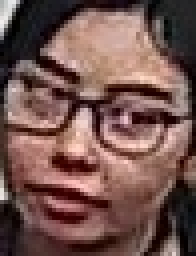
#> input picture d_base/person_folder1/high_camera/Arum/face_1761015218346_f200_d0_c0.780.jpg, 49 x 64 px (shown 4 times larger)
$ python -i frame_utils.py   (imports and definitions only)   (older library calls are emulated)
#> lines starting #> are read from the running program, lines starting #| are printed output that depends on the picture
"""
streaming/frame_utils.py

Enhanced FrameUtils with comprehensive configuration support
"""
import cv2
import numpy as np
from typing import Tuple, Optional, Dict, List, Any, Union
import time
from dataclasses import dataclass
from enum import Enum

class ColorSpace(Enum):
    BGR = 'bgr'
    RGB = 'rgb'
    GRAY = 'gray'
    HSV = 'hsv'
    LAB = 'lab'

class ContrastMethod(Enum):
    CLAHE = 'clahe'
    HISTOGRAM = 'histogram'
    NONE = 'none'

@dataclass
class FrameStats:
    """Dataclass for frame statistics"""
    valid: bool
    dimensions: Tuple[int, int]
    channels: int
    dtype: str
    mean_brightness: float
    std_brightness: float
    min_value: float
    max_value: float
    color_balance: Optional[Dict[str, float]]
    timestamp: float

    # [15 lines left out: function to_dict, not called in this run]


class FrameUtils:
    def __init__(self, config: Optional[Dict] = None):
        """
        Initialize FrameUtils with comprehensive configuration

        Args:
            config: Configuration dictionary with 'frame_processing' section
        """
        self.config = config or {}

        # Extract frame processing configuration with defaults
        frame_config = self.config.get('frame_processing', {})

        # Basic processing parameters
        self.processing_width = frame_config.get('processing_width', 640)
        self.processing_height = frame_config.get('processing_height', 480)
        self.min_processing_scale = frame_config.get('min_processing_scale', 0.3)
        self.max_processing_scale = frame_config.get('max_processing_scale', 4.5)
        self.default_processing_scale = frame_config.get('default_processing_scale', 1.0)

        # Color and normalization settings
        self.convert_to_rgb = frame_config.get('convert_to_rgb', True)
        self.normalize_values = frame_config.get('normalize_values', False)
        self.apply_mean_std_normalization = frame_config.get('apply_mean_std_normalization', False)
        self.normalization_mean = np.array(frame_config.get('normalization_mean', [0.485, 0.456, 0.406]), dtype=np.float32)
        self.normalization_std = np.array(frame_config.get('normalization_std', [0.229, 0.224, 0.225]), dtype=np.float32)

        # Debug and validation
        self.debug_mode = frame_config.get('debug_mode', False)
        self.validate_frames = frame_config.get('validate_frames', True)
        self.frame_validation_threshold = frame_config.get('frame_validation_threshold', 0.1)

        # Contrast enhancement
        contrast_config = frame_config.get('contrast_enhancement', {})
        self.contrast_enabled = contrast_config.get('enabled', True)
        self.contrast_method = ContrastMethod(contrast_config.get('method', 'clahe'))
        self.clahe_clip_limit = contrast_config.get('clahe_clip_limit', 3.0)
        self.clahe_grid_size = contrast_config.get('clahe_grid_size', 8)

        # ROI extraction
        roi_config = frame_config.get('roi_extraction', {})
        self.roi_enabled = roi_config.get('enabled', True)
        self.roi_default_padding = roi_config.get('default_padding', 10)
        self.min_roi_size = roi_config.get('min_roi_size', 32)

        # Composite creation
        composite_config = frame_config.get('composite_creation', {})
        self.grid_target_width = composite_config.get('grid_target_width', 480)
        self.grid_target_height = composite_config.get('grid_target_height', 360)
        self.horizontal_target_height = composite_config.get('horizontal_target_height', 360)
        self.vertical_target_width = composite_config.get('vertical_target_width', 480)
        self.maintain_aspect_ratio = composite_config.get('maintain_aspect_ratio', True)
        self.max_composite_width = composite_config.get('max_composite_width', 1920)
        self.max_composite_height = composite_config.get('max_composite_height', 1080)

        # Quality assessment
        quality_config = frame_config.get('quality_assessment', {})
        self.quality_enabled = quality_config.get('enabled', True)
        self.min_brightness = quality_config.get('min_brightness', 20.0)
        self.max_brightness = quality_config.get('max_brightness', 235.0)
        self.min_contrast = quality_config.get('min_contrast', 10.0)
        self.blur_threshold = quality_config.get('blur_threshold', 100.0)

        # Performance optimization
        perf_config = frame_config.get('performance', {})
        self.use_half_precision = perf_config.get('use_half_precision', False)
        self.enable_caching = perf_config.get('enable_caching', True)
        self.cache_size = perf_config.get('cache_size', 10)
        self.optimize_for_size = perf_config.get('optimize_for_size', True)

        # Color space conversion - handle string inputs
        color_config = frame_config.get('color_space_conversion', {})

        # Convert string to ColorSpace enum
        input_fmt_str = color_config.get('input_format', 'bgr')
        output_fmt_str = color_config.get('output_format', 'rgb')

        try:
            self.input_format = ColorSpace(input_fmt_str.lower())
        except ValueError:
            print(f"⚠️ Unknown input format: {input_fmt_str}, defaulting to BGR")
            self.input_format = ColorSpace.BGR

        try:
            self.output_format = ColorSpace(output_fmt_str.lower())
        except ValueError:
            print(f"⚠️ Unknown output format: {output_fmt_str}, defaulting to RGB")
            self.output_format = ColorSpace.RGB

        self.conversion_method = color_config.get('conversion_method', 'opencv')

        self.input_format = ColorSpace(color_config.get('input_format', 'bgr'))
        self.output_format = ColorSpace(color_config.get('output_format', 'rgb'))
        self.conversion_method = color_config.get('conversion_method', 'opencv')

        # Dynamic scaling
        scaling_config = frame_config.get('dynamic_scaling', {})
        self.dynamic_scaling_enabled = scaling_config.get('enabled', True)
        self.min_face_size = scaling_config.get('min_face_size', 50)
        self.max_face_size = scaling_config.get('max_face_size', 300)
        self.scale_adjustment_step = scaling_config.get('scale_adjustment_step', 0.1)
        self.stability_threshold = scaling_config.get('stability_threshold', 0.8)

        # Frame cache for performance
        self.frame_cache = {}
        self.stats_history = []
        self.last_stats_update = time.time()

        # Current processing state
        self.current_scale = self.default_processing_scale

        # Print configuration summary if debug mode
        if self.debug_mode:
            self.print_config_summary()

    # [13 lines left out: function print_config_summary, not called in this run]

    def process_frame_pipeline(self, frame: np.ndarray,
                            current_scale: Optional[float] = None,
                            target_format: Union[ColorSpace, str, None] = None) -> np.ndarray:
        """
        Complete frame processing pipeline with all configured steps

        Args:
            frame: Input frame
            current_scale: Dynamic processing scale
            target_format: Target color space (ColorSpace enum or string)

        Returns:
            Processed frame ready for AI inference
        """
        if frame is None:
            raise ValueError("Input frame is None")

        # Step 1: Validate frame
        if self.validate_frames and not self.validate_frame(frame):
            raise ValueError("Frame validation failed")

        # Step 2: Get processing parameters
        scale = current_scale if current_scale is not None else self.current_scale

        # Handle string format input
        if target_format is None:
            target_fmt = self.output_format
        elif isinstance(target_format, str):
            # Convert string to ColorSpace enum
            target_fmt = ColorSpace(target_format.lower())
        else:
            target_fmt = target_format

        # Check cache for performance
        cache_key = self._generate_cache_key(frame, scale, target_fmt)
        if self.enable_caching and cache_key in self.frame_cache:
            return self.frame_cache[cache_key].copy()

        # Step 3: Apply dynamic scaling
        scaled_frame = self._apply_dynamic_scaling(frame, scale)

        # Step 4: Apply contrast enhancement
        if self.contrast_enabled:
            scaled_frame = self._apply_contrast_enhancement(scaled_frame)

        # Step 5: Convert color space
        processed_frame = self._convert_color_space(scaled_frame, target_fmt)

        # Step 6: Apply normalization if needed
        if self.normalize_values:
            processed_frame = self._normalize_frame(processed_frame)

        # Step 7: Cache the result
        if self.enable_caching:
            self._update_cache(cache_key, processed_frame)

        return processed_frame


    # [11 lines left out: function _generate_cache_key, not called in this run]

    def _apply_dynamic_scaling(self, frame: np.ndarray, scale: float) -> np.ndarray:
        """Apply controlled scaling with bounds checking"""
        # Clamp scale to safe range
        safe_scale = np.clip(scale, self.min_processing_scale, self.max_processing_scale)

        h, w = frame.shape[:2]

        # Calculate new dimensions with minimum size constraint
        new_w = max(32, int(w * safe_scale))
        new_h = max(32, int(h * safe_scale))

        # Use appropriate interpolation
        if safe_scale < 1.0:
            interpolation = cv2.INTER_AREA  # Better for shrinking
        elif safe_scale > 1.0:
            interpolation = cv2.INTER_CUBIC  # Better for enlarging
        else:
            return frame.copy()

        return cv2.resize(frame, (new_w, new_h), interpolation=interpolation)

    def _apply_contrast_enhancement(self, frame: np.ndarray) -> np.ndarray:
        """Apply configured contrast enhancement method"""
        if self.contrast_method == ContrastMethod.CLAHE:
            return self._apply_clahe(frame)
        elif self.contrast_method == ContrastMethod.HISTOGRAM:
            return self._apply_histogram_equalization(frame)
        else:
            return frame.copy()

    def _apply_clahe(self, frame: np.ndarray) -> np.ndarray:
        """Apply CLAHE contrast enhancement"""
        if len(frame.shape) == 3:
            # Convert to LAB color space
            lab = cv2.cvtColor(frame, cv2.COLOR_BGR2LAB)
            l, a, b = cv2.split(lab)

            # Apply CLAHE to L-channel
            clahe = cv2.createCLAHE(
                clipLimit=self.clahe_clip_limit,
                tileGridSize=(self.clahe_grid_size, self.clahe_grid_size)
            )
            l = clahe.apply(l)

            # Merge back
            lab = cv2.merge([l, a, b])
            return cv2.cvtColor(lab, cv2.COLOR_LAB2BGR)
        else:
            # Grayscale image
            clahe = cv2.createCLAHE(
                clipLimit=self.clahe_clip_limit,
                tileGridSize=(self.clahe_grid_size, self.clahe_grid_size)
            )
            return clahe.apply(frame)

    # [10 lines left out: function _apply_histogram_equalization, not called in this run]

    def _convert_color_space(self, frame: np.ndarray, target_format: Union[ColorSpace, str]) -> np.ndarray:
        """Convert between color spaces"""
        # Convert input to ColorSpace enum
        target_fmt = self._get_color_space(target_format)

        if target_fmt == self.input_format:
            return frame.copy()

        conversion_map = {
            (ColorSpace.BGR, ColorSpace.RGB): cv2.COLOR_BGR2RGB,
            (ColorSpace.RGB, ColorSpace.BGR): cv2.COLOR_RGB2BGR,
            (ColorSpace.BGR, ColorSpace.GRAY): cv2.COLOR_BGR2GRAY,
            (ColorSpace.RGB, ColorSpace.GRAY): cv2.COLOR_RGB2GRAY,
            (ColorSpace.BGR, ColorSpace.HSV): cv2.COLOR_BGR2HSV,
            (ColorSpace.RGB, ColorSpace.HSV): cv2.COLOR_RGB2HSV,
            (ColorSpace.BGR, ColorSpace.LAB): cv2.COLOR_BGR2LAB,
            (ColorSpace.RGB, ColorSpace.LAB): cv2.COLOR_RGB2LAB,
        }

        key = (self.input_format, target_fmt)
        if key in conversion_map:
            converted = cv2.cvtColor(frame, conversion_map[key])
            if len(converted.shape) == 2 and len(frame.shape) == 3:
                # Convert grayscale back to 3-channel if needed
                converted = cv2.cvtColor(converted, cv2.COLOR_GRAY2BGR)
            return converted

        # No conversion available, return original
        return frame.copy()

    # [18 lines left out: function _normalize_frame, not called in this run]

    def _generate_cache_key(self, frame: np.ndarray, scale: float, target_format: ColorSpace) -> str:
        """Generate cache key for frame"""
        h, w = frame.shape[:2]
        return f"{h}_{w}_{scale:.2f}_{target_format.value}"

    def _get_color_space(self, color_space: Union[ColorSpace, str]) -> ColorSpace:
        """Convert color space input to ColorSpace enum"""
        if isinstance(color_space, ColorSpace):
            return color_space
        elif isinstance(color_space, str):
            try:
                return ColorSpace(color_space.lower())
            except ValueError:
                print(f"⚠️ Unknown color space: {color_space}, defaulting to BGR")
                return ColorSpace.BGR
        else:
            print(f"⚠️ Invalid color space type: {type(color_space)}, defaulting to BGR")
            return ColorSpace.BGR

    def _update_cache(self, key: str, frame: np.ndarray):
        """Update frame cache with LRU strategy"""
        if len(self.frame_cache) >= self.cache_size:
            # Remove oldest entry
            if self.frame_cache:
                oldest_key = next(iter(self.frame_cache))
                del self.frame_cache[oldest_key]

        self.frame_cache[key] = frame.copy()

    def validate_frame(self, frame: np.ndarray) -> bool:
        """Comprehensive frame validation"""
        if frame is None:
            return False

        if not isinstance(frame, np.ndarray):
            return False

        if frame.size == 0:
            return False

        h, w = frame.shape[:2]
        if h < 10 or w < 10:
            return False

        # Check for corrupted frames (all black, all white, etc.)
        if self.quality_enabled:
            frame_mean = np.mean(frame)
            if frame_mean < self.min_brightness or frame_mean > self.max_brightness:
                return False

            # Check contrast
            frame_std = np.std(frame)
            if frame_std < self.min_contrast:
                return False

            # Check blur
            if len(frame.shape) == 3:
                gray = cv2.cvtColor(frame, cv2.COLOR_BGR2GRAY)
            else:
                gray = frame

            blur_value = cv2.Laplacian(gray, cv2.CV_64F).var()
            if blur_value < self.blur_threshold:
                return False

        return True

    # [295 lines left out: functions calculate_frame_stats, _update_performance_stats, adjust_scale_based_on_faces, extract_roi_with_validation, create_multi_source_composite, _create_grid_composite and 3 more, not called in this run]

    def clear_cache(self):
        """Clear frame cache"""
        self.frame_cache.clear()

    # [14 lines left out: function get_config_summary, not called in this run]

>>> import cv2
>>> picture = cv2.imread('../../../../../../d_base/person_folder1/high_camera/Arum/face_1761015218346_f200_d0_c0.780.jpg')
#> picture is the input picture: shape (64, 49, 3); mean B, G, R 79.1, 84.5, 115.5
>>> result = FrameUtils().process_frame_pipeline(picture)
#> in validate_frame, `frame_mean = np.mean(frame)`: frame_mean = 93.04
#> in validate_frame, `frame_std = np.std(frame)`: frame_std = 61.51
#> in validate_frame, `gray = cv2.cvtColor(frame, cv2.COLOR_BGR2GRAY)`:
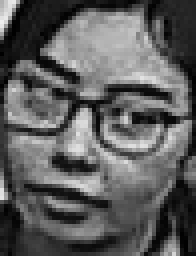
#> gray: shape (64, 49) (shown 4 times larger); min 0, max 238, mean 93.2
#> in validate_frame, `blur_value = cv2.Laplacian(gray, cv2.CV_64F).var()`: blur_value = 4206.7
#> in process_frame_pipeline, `cache_key = self._generate_cache_key(frame, scale, target_fmt)`: cache_key = '64_49_1.00_rgb'
#> in _apply_clahe, `lab = cv2.cvtColor(frame, cv2.COLOR_BGR2LAB)`: lab: shape (64, 49, 3); mean of channels 0, 1, 2 96.9, 139.9, 136.1
#> in _apply_clahe, `l, a, b = cv2.split(lab)`:
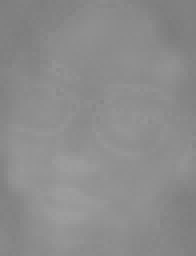
#> a: shape (64, 49) (shown 4 times larger); min 124, max 158, mean 139.9
#> in _apply_clahe, `l = clahe.apply(l)`:
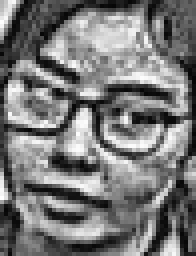
#> l: shape (64, 49) (shown 4 times larger); min 6, max 255, mean 120.3
#> in _apply_clahe, `lab = cv2.merge([l, a, b])`: lab: shape (64, 49, 3); mean of channels 0, 1, 2 120.3, 139.9, 136.1
#> in _apply_clahe, `return cv2.cvtColor(lab, cv2.COLOR_LAB2BGR)`:
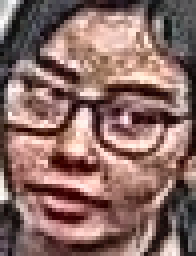
#> returned value: shape (64, 49, 3) (shown 4 times larger); mean B, G, R 101.8, 107.4, 138.4

$ run again, on d_base/person_folder1/high_camera/Arum/face_1761015221731_f284_d0_c0.785.jpg
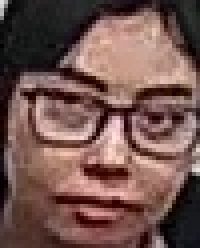
#> input picture d_base/person_folder1/high_camera/Arum/face_1761015221731_f284_d0_c0.785.jpg, 50 x 62 px (shown 4 times larger)
#> picture is the input picture: shape (62, 50, 3); mean B, G, R 79.2, 84.5, 114.6
#> frame_mean = 92.75
#> frame_std = 60.44
#> in validate_frame, `gray = cv2.cvtColor(frame, cv2.COLOR_BGR2GRAY)`:
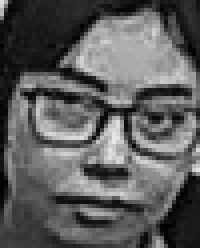
#> gray: shape (62, 50) (shown 4 times larger); min 0, max 232, mean 92.9
#> blur_value = 4123.5
#> cache_key = '62_50_1.00_rgb'
#> in _apply_clahe, `return cv2.cvtColor(lab, cv2.COLOR_LAB2BGR)`:
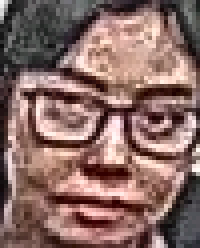
#> returned value: shape (62, 50, 3) (shown 4 times larger); mean B, G, R 100.7, 106.2, 136.2
